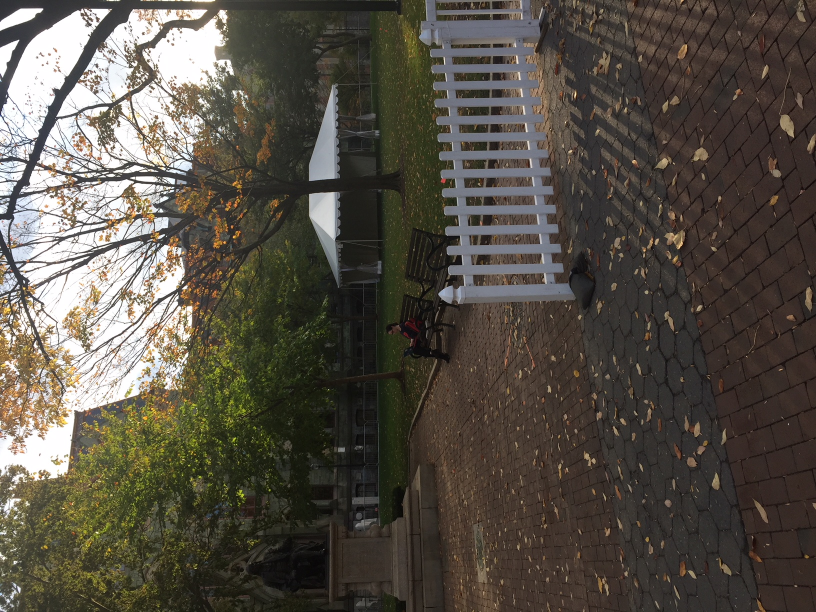
%> input picture test_imgs/test16.JPG, 1632 x 1224 px (shown at 1/2 size)
$ octave resize.m   (GNU Octave 9; MATLAB toolbox functions it lacks are replaced by stand-ins)
%> lines starting %> are read from the running program, lines starting %| are printed output that depends on the picture
clear all
close all

im = imread('test_imgs/test16.JPG');
%> im is the input picture: size 1224x1632x3 uint8; mean R, G, B 85.9, 80, 70.4
im = imresize(im, 0.25);
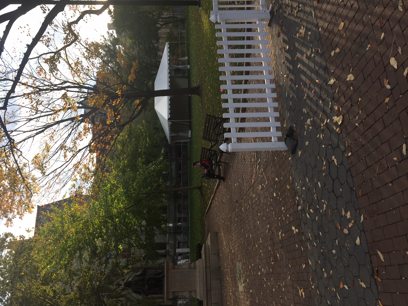
%> im: size 306x408x3 uint8; mean R, G, B 85.9, 80, 70.3

imwrite(permute(im, [2 1 3]), 'test16.JPG');
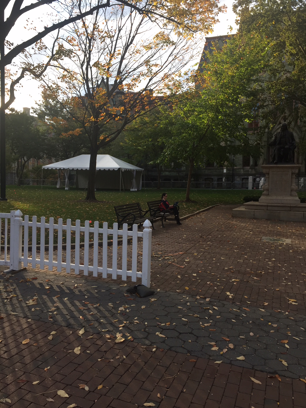
%> saved as test16.JPG: size 408x306x3 uint8; mean R, G, B 85.9, 80, 70.3; mean of the top-left, top-right, bottom-left and bottom-right quarters 119.8, 76.7, 66.6, 51.7

$ run again, with test_imgs/test1.JPG copied over test_imgs/test16.JPG
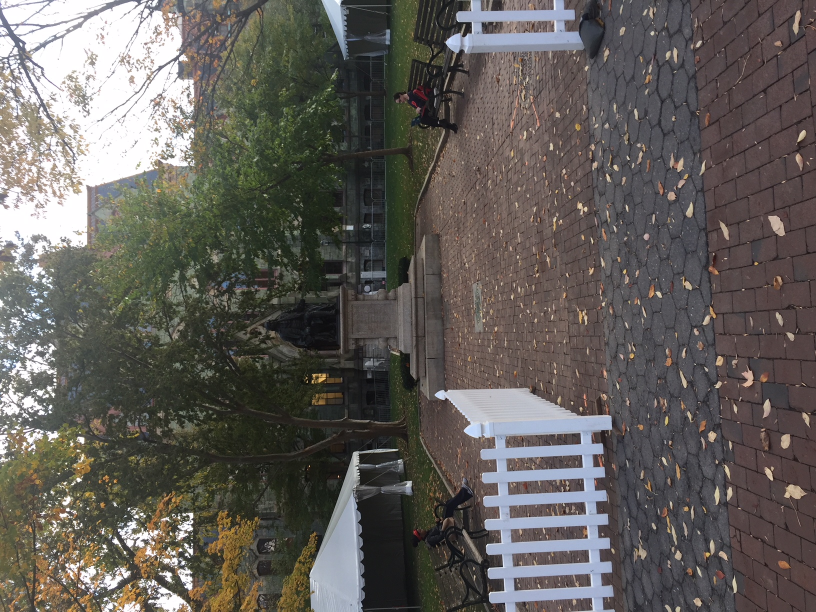
%> input picture test_imgs/test1.JPG, 1632 x 1224 px (shown at 1/2 size)
%> im is the input picture: size 1224x1632x3 uint8; mean R, G, B 97.8, 93.8, 89.5
%> `im = imresize(im, 0.25);`:
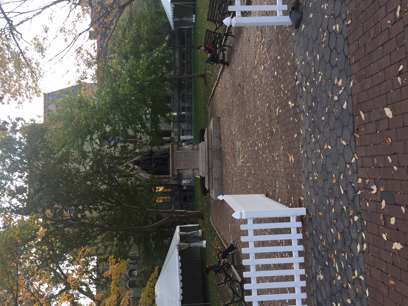
%> im: size 306x408x3 uint8; mean R, G, B 97.7, 93.8, 89.5
%> `imwrite(permute(im, [2 1 3]), 'test16.JPG');`:
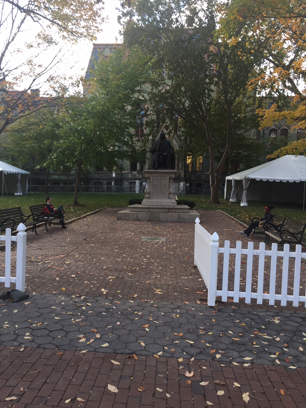
%> saved as test16.JPG: size 408x306x3 uint8; mean R, G, B 97.7, 93.8, 89.5; mean of the top-left, top-right, bottom-left and bottom-right quarters 120, 77.4, 85.7, 91.6

$ run again, with test_imgs/test10.JPG copied over test_imgs/test16.JPG
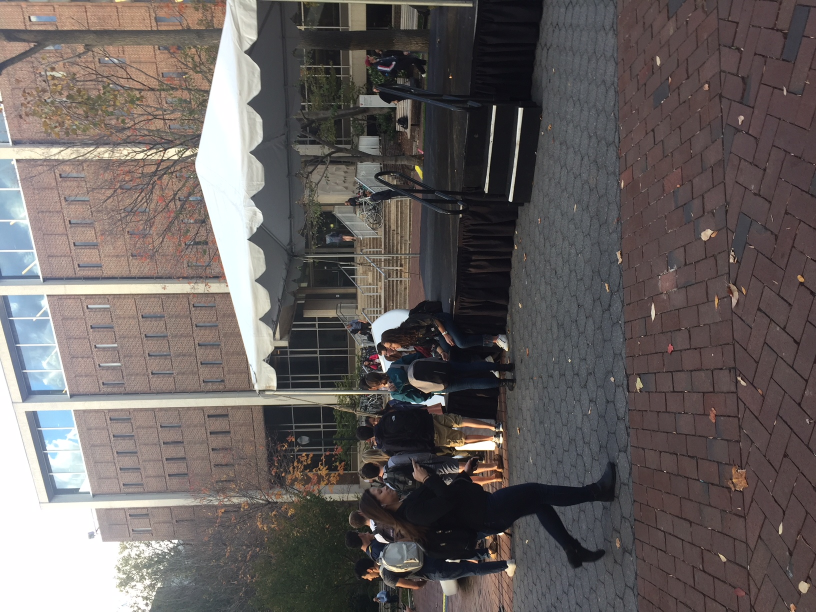
%> input picture test_imgs/test10.JPG, 1632 x 1224 px (shown at 1/2 size)
%> im is the input picture: size 1224x1632x3 uint8; mean R, G, B 102.9, 96.1, 94.8
%> `im = imresize(im, 0.25);`:
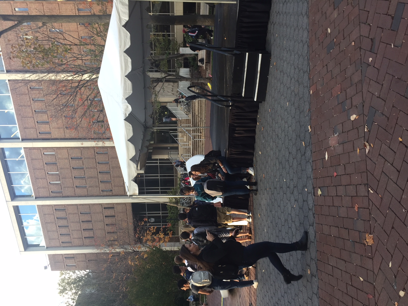
%> im: size 306x408x3 uint8; mean R, G, B 102.8, 96.1, 94.8
%> `imwrite(permute(im, [2 1 3]), 'test16.JPG');`:
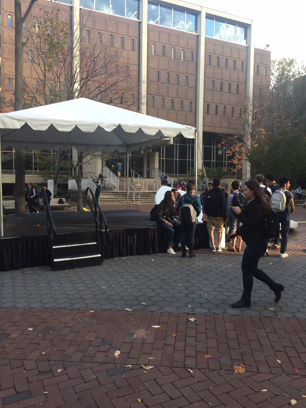
%> saved as test16.JPG: size 408x306x3 uint8; mean R, G, B 102.8, 96.1, 94.8; mean of the top-left, top-right, bottom-left and bottom-right quarters 125.4, 131.7, 66, 68.6

$ run again, with test_imgs/test11.JPG copied over test_imgs/test16.JPG
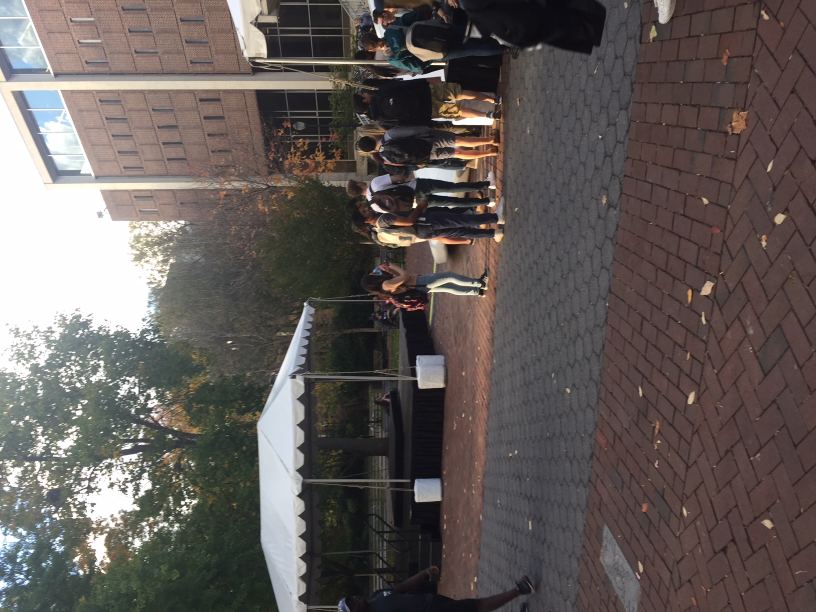
%> input picture test_imgs/test11.JPG, 1632 x 1224 px (shown at 1/2 size)
%> im is the input picture: size 1224x1632x3 uint8; mean R, G, B 98.3, 91, 88.4
%> `im = imresize(im, 0.25);`:
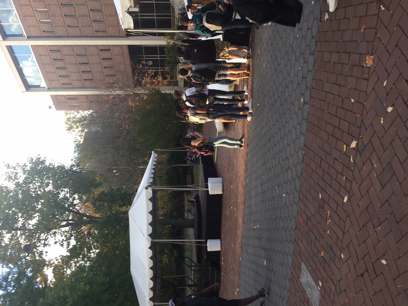
%> im: size 306x408x3 uint8; mean R, G, B 98.3, 91, 88.3
%> `imwrite(permute(im, [2 1 3]), 'test16.JPG');`:
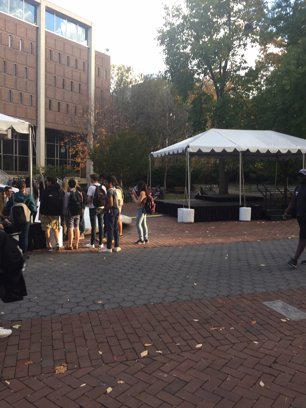
%> saved as test16.JPG: size 408x306x3 uint8; mean R, G, B 98.3, 91, 88.3; mean of the top-left, top-right, bottom-left and bottom-right quarters 128.6, 98.8, 70.6, 72.1
